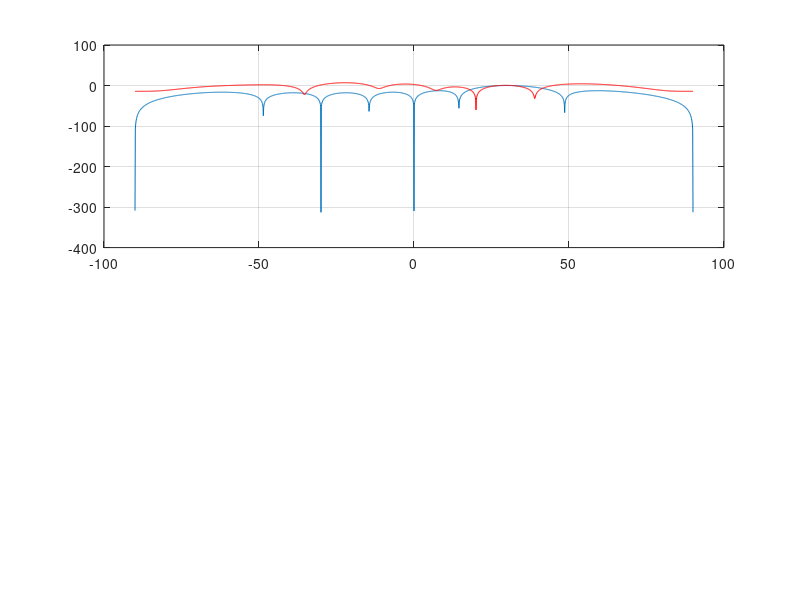

The MATLAB script that drew this image: (Note: this script raises an error after producing the figure.)
%% Setup

close all;
clear;
clc;

%% Constants

% Signal to Noise ratio
SNRdB = 15;
% Signal to Interference ratio
SIRdB = -25;
% Number of Rx (Receiver) antenas
N = 8;
% Number of pilot signals for training channel estimator
NumPilots = 10;
% Number of payload signals to receive
NumPayLoad = 1000;
% Number of packets after which channel is estimated
estimate_channel_every_packets = 2;

%% Signal generation

% Pilots generation 
pilots = randsrc(1,NumPilots,[1+1j 1-1j -1+1j -1-1j])/sqrt(2);
% Signal generation without noise
s = randsrc(1,NumPayLoad,[1+1j 1-1j -1+1j -1-1j])/sqrt(2);
% Random phase generation
a_desired = exp(1j*2*pi*rand);
% Generate Circulant AWGN for interference (jammer)
r = (randn(1,length([pilots,s])) + 1j * randn(1,length([pilots,s])))/sqrt(2);
figure('units','normalized','outerposition',[0 0 1 1]);
for iii = 1:101

thetas_deg = 30:0.1:40;
% Desired signal DoA (Direction of Arrival)
theta_deg = thetas_deg(iii);
x_desired = exp(-1j*pi*sin(theta_deg*pi/180)*[0:N-1].');
% Interference signal DoA
interf_angles = flip(0:0.2:20);
Interf_angle = interf_angles(iii);
x_Interf = exp(-1j*pi*sin(Interf_angle*pi/180)*[0:N-1].');
% Full signl generation without noise as would be received at antenaa array
y_desired = a_desired * x_desired * [pilots,s];

% Generate full interference, one should notice it has a different phase
y_interf = exp(1j*2*pi*rand)*x_Interf*10^(-SIRdB/20)*r;
% Generate noise for actual signal
Noise = 10^(-SNRdB/20) * (randn(N,length([pilots,s])) + 1j * randn(N,length([pilots,s])))/sqrt(2);
% Total signal
y = y_desired + y_interf + Noise;
% Plotting total signal generated


%% Channel estimation

% Doing channel estimation using pilots, transposes needed to solve the
% equations in a nice way
if mod(iii,estimate_channel_every_packets) == 1
    Y = y(:,1:NumPilots).';
    p = pilots.';
    % Channel weights using least squares estimation
    w_hat = pinv(Y'*Y)*Y'*p;
end
%% Max Ratio Combining (MRC) Beamformer

% This beamformer does maximum likelihood (ML) estimation of the following
% problem: y = h*s+rho*n where h is the antena array, s in the signal, rho
% is the power of the noise and n is C-AWGN. We solve the equation using
% ML estimation in the following way: y - h*s = rho* n , where n~N(0,sigma^2*I)

% Extraction of reconstructed QAM signals using MRC beamformer
s_hat_MRC = (a_desired*x_desired)'/N*y(:,NumPilots+1:end);

%% Minimum Variance Distortionless Response (MVDR) Beamformer

% This beamformer does ML estimation of the following problem: y = h*s + m
% where m now is Gaussiaan colored noise with covariance matrix C, the
% gaussian variable is colored because there is asymmetry in the geometry
% as a result of another signal present, therefore we would like to
% eliminae it, thats exactly what the MVDR beamformer will do for us, we
% are going to do null-steering using it, and eliminate the interference.

% We use the channel estimation (Channel state information - CSI) inside
% our MVDR beamformer because we cant know the actual covariance matrix of
% the signals without the noise.
s_hat_MVDR = w_hat.'*y(:,NumPilots+1:end);

%% Plot spatial response

% Look at spatial filter design of the beamformers
phi_deg = [-90:.1:90];
% We input signals with different DoA and see the beamformers response
for k = 1:length(phi_deg)
    x_test = exp(-1j*pi*sin(phi_deg(k)*pi/180)*[0:N-1].');
    MRC_resp(k) = abs(x_desired'*x_test)/N;
    MVDR_resp(k) = abs(w_hat.'*x_test);
end

% Error vector magnitude calculation (Error to the actual IQ symbol)
EVM_mrc_dB = 10 * log10(mean(abs(s_hat_MRC-s).^2)); 
EVM_mvdr_dB = 10 * log10(mean(abs(s_hat_MVDR-s).^2)); 
[~,mrc_est_sig_angle] = max(20*log10(MRC_resp)); mrc_est_sig_angle = phi_deg(mrc_est_sig_angle); mrc_est_sig_angle_ar(iii) = mrc_est_sig_angle;
[~,mvdr_est_sig_angle] = max(20*log10(MVDR_resp)); mvdr_est_sig_angle = phi_deg(mvdr_est_sig_angle); mvdr_est_sig_angle_ar(iii) = mvdr_est_sig_angle;
[~,est_jammer_angle] = min(20*log10(MVDR_resp)); est_jammer_angle = phi_deg(est_jammer_angle); est_jammer_angle_ar(iii) = est_jammer_angle;
clf;
subplot(2,1,1)
plot(phi_deg,20*log10(MRC_resp)); hold on; grid;
plot(phi_deg,20*log10(MVDR_resp),'r');
xline(theta_deg,'blue');
xline(Interf_angle);
xline(mrc_est_sig_angle,'cyan')
xline(mvdr_est_sig_angle,'magenta')
xline(est_jammer_angle,'red')
ylim([-60 max(max(20*log10(MRC_resp)),max(20*log10(MVDR_resp)))+10]); xticks(-100:25:100)
title(['Spatial Response with ', num2str(N), ' Rx antennas. Desired at ',num2str(theta_deg),' deg and interf (jammer) at ',num2str(Interf_angle),' deg. Channel estimation every: ',num2str(estimate_channel_every_packets), ' packes.']);
legend(['MRC response, EVM = ',num2str(EVM_mrc_dB),'dB'],['MVDR BF, EVM = ',num2str(EVM_mvdr_dB),'dB'],'True signal DoA','True jammer DoA','MRC BF signal estimated DoA','MVDR BF signal estimated DoA','MVDR BF jammer estimated DoA')
xlabel('DoA (deg)')
ylabel('Response (dB)')
subplot(2,1,2)
plot(s_hat_MRC,'.'); grid; hold on
plot(s_hat_MVDR,'r.')
xlabel('In-Phase')
ylabel('Quadrature')
legend(['MRC (perfect channel), EVM = ',num2str(EVM_mrc_dB),'dB'], ['MVDR BF, EVM = ',num2str(EVM_mvdr_dB),'dB'])
if EVM_mrc_dB > -5 && EVM_mvdr_dB <= -5
    title('IQ scatter plot. MRC beamformer symbol decoding: Failed. MVDR beamformer symbol decoding: Success')
elseif EVM_mrc_dB > -5 && EVM_mvdr_dB > -5
    title('IQ scatter plot. MRC beamformer symbol decoding: Failed. MVDR beamformer symbol decoding: Failed')
elseif EVM_mrc_dB <= -5 && EVM_mvdr_dB <= -5
    title('IQ scatter plot. MRC beamformer symbol decoding: Success. MVDR beamformer symbol decoding: Success')
elseif EVM_mrc_dB <= -5 && EVM_mvdr_dB > -5
    title('IQ scatter plot. MRC beamformer symbol decoding: Success. MVDR beamformer symbol decoding: Failed')
end
pause(0.001)

end

pause(3)
%% Plot tracking of signal and jammer

N = 1;           % first-degree polynomial
maxDistance = 1; % maximum allowed distance for a point to be inlier
x = 1:1:101;
[Psig, siginlierIdx] = fitPolynomialRANSAC([x;mvdr_est_sig_angle_ar].',N,maxDistance); % ransac polyfits
[Pjammer, jammerinlierIdx] = fitPolynomialRANSAC([x;est_jammer_angle_ar].',N,maxDistance); % ransac polyfits
mvdr_est_sig_angle_ransac = polyval(Psig,x);
mvdr_est_jammer_angle_ransac = polyval(Pjammer,x);


figure;
plot(mrc_est_sig_angle_ar,'-o'); hold on; grid;
plot(mvdr_est_sig_angle_ar,'-o');
plot(mvdr_est_sig_angle_ransac,'--');
plot(x(~siginlierIdx),mvdr_est_sig_angle_ar(~siginlierIdx),'ro')
plot(thetas_deg);
plot(est_jammer_angle_ar,'-o');
plot(mvdr_est_jammer_angle_ransac,'--','LineWidth',3);
plot(x(~jammerinlierIdx),est_jammer_angle_ar(~jammerinlierIdx),'ro')
plot(interf_angles);
ylim([-100 100]);
xlabel('Time [msec]')
ylabel('DoA [deg]')
title('DoA estimation with respect to time')
legend('MRC beamformer signal DoA','MVDR beamformer signal DoA','MVDR beamformer + ransac fit to signal velocity model DoA','Outliers signal model','True signal DoA','MVDR beamformer jammer DoA','MVDR beamformer + ransac fit to jammer velocity model DoA','Outliers jammer model','True jammer DoA')


